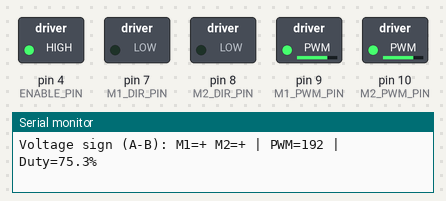
A sketch run on a simulated Arduino Uno, built with avr-gcc and run on an emulated ATmega328P. Shown: switched loads named in the sketch (green lamp = pin HIGH), the last lines printed to the serial monitor.

Above: at 1.05 s.
At 6.95 s:
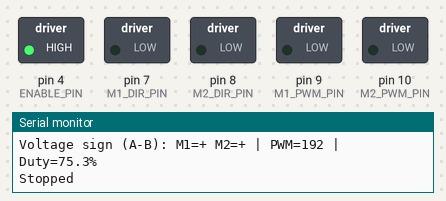
At 9.95 s:
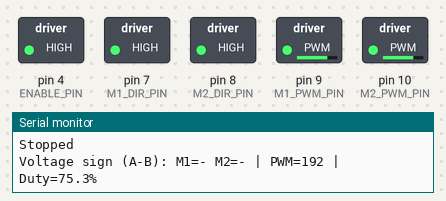
At 12.95 s:
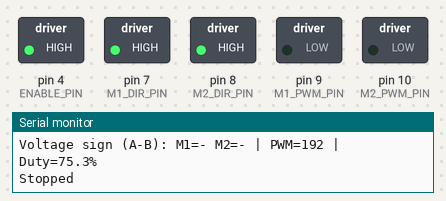
Timing chart, 0 to 16.6 s (numbered marks = the images above):
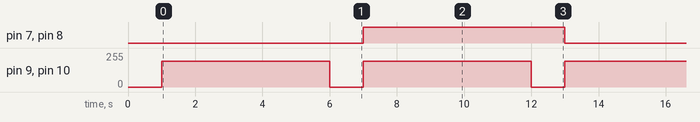

Measured:
- by itself, pin 7 (M1_DIR_PIN), pin 8 (M2_DIR_PIN): alternates HIGH for 6.0 s and LOW for 6.0 s
- by itself, pin 9 (M1_PWM_PIN), pin 10 (M2_PWM_PIN): alternates 192/255 for 5.0 s and 0/255 for 1.0 s

The sketch:

Assignment2-Part1b.ino
```cpp
#include <Arduino.h>

const uint8_t ENABLE_PIN = 4;
const uint8_t M1_DIR_PIN = 7;
const uint8_t M2_DIR_PIN = 8;
const uint8_t M1_PWM_PIN = 9;
const uint8_t M2_PWM_PIN = 10;

const uint8_t PWM_VALUE = 192;
const bool INVERT_MOTOR_2 = false;
const unsigned long RUN_MS = 5000;
const unsigned long STOP_MS = 1000;

void stopBoth() {
  analogWrite(M1_PWM_PIN, 0);
  analogWrite(M2_PWM_PIN, 0);
}

void runBoth(bool reverse) {
  uint8_t direction1 = reverse ? HIGH : LOW;
  uint8_t direction2 = (reverse != INVERT_MOTOR_2) ? HIGH : LOW;

  digitalWrite(M1_DIR_PIN, direction1);
  digitalWrite(M2_DIR_PIN, direction2);

  analogWrite(M1_PWM_PIN, PWM_VALUE);
  analogWrite(M2_PWM_PIN, PWM_VALUE);

  Serial.print(F("Voltage sign (A-B): M1="));
  Serial.print(direction1 == LOW ? '+' : '-');
  Serial.print(F(" M2="));
  Serial.print(direction2 == LOW ? '+' : '-');
  Serial.print(F(" | PWM="));
  Serial.print(PWM_VALUE);
  Serial.print(F(" | Duty="));
  Serial.print(100.0f * PWM_VALUE / 255.0f, 1);
  Serial.println(F("%"));

  delay(RUN_MS);

  stopBoth();
  Serial.println(F("Stopped"));
  delay(STOP_MS);
}

void setup() {
  pinMode(ENABLE_PIN, OUTPUT);
  digitalWrite(ENABLE_PIN, LOW);

  pinMode(M1_DIR_PIN, OUTPUT);
  pinMode(M2_DIR_PIN, OUTPUT);
  pinMode(M1_PWM_PIN, OUTPUT);
  pinMode(M2_PWM_PIN, OUTPUT);

  digitalWrite(M1_DIR_PIN, LOW);
  digitalWrite(M2_DIR_PIN, LOW);
  stopBoth();

  Serial.begin(115200);

  digitalWrite(ENABLE_PIN, HIGH);
  delay(STOP_MS);
}

void loop() {
  runBoth(false);
  runBoth(true);
}
```
